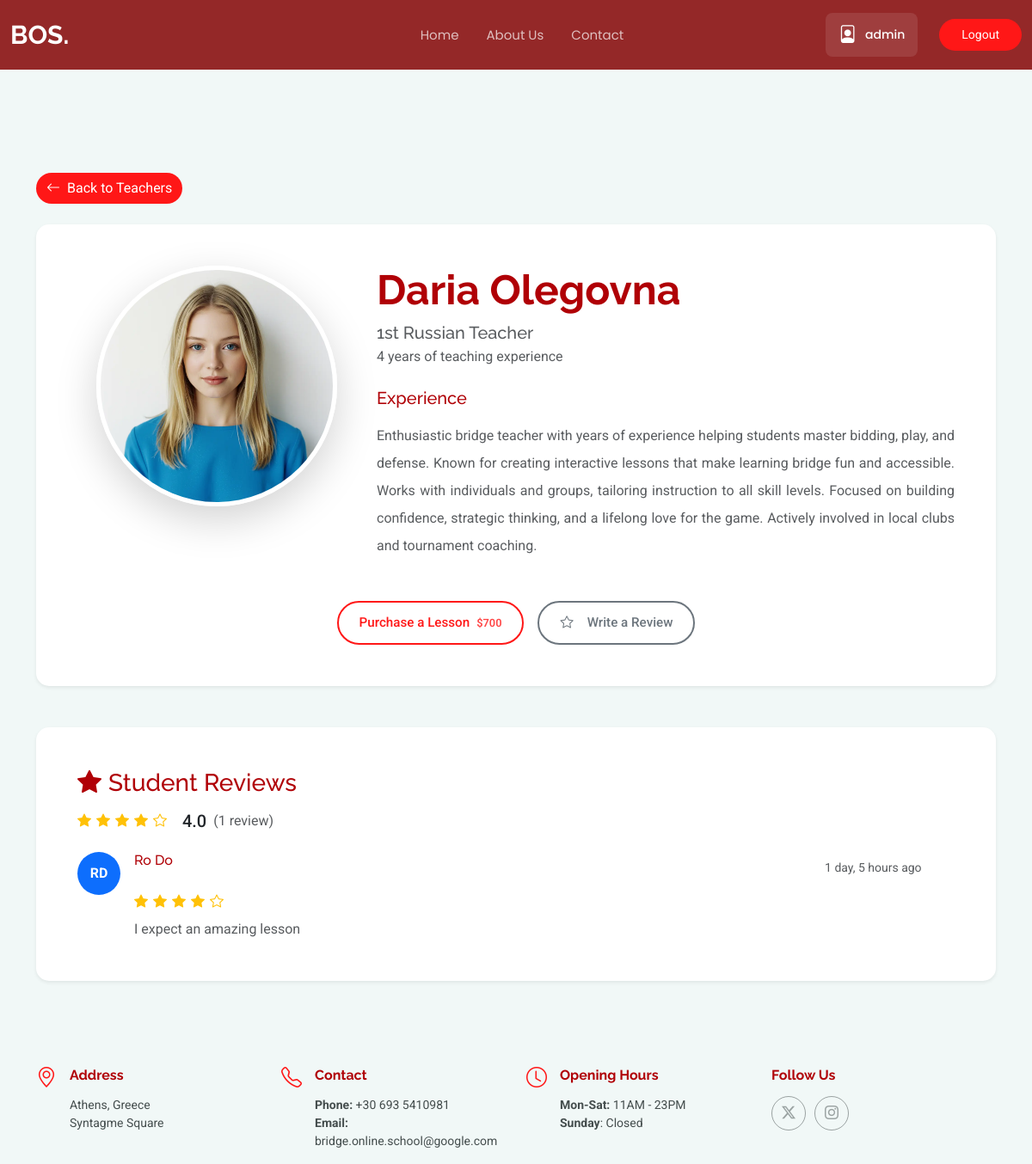
Page /teachers/3 (signed in) on the committed database.
### landing/models.py (models this page shows, shortened)
class Teacher(models.Model):
    user = models.OneToOneField(User, on_delete=models.CASCADE, related_name='teacher_profile', null=True, blank=True)
    first_name = models.CharField(max_length=50)
    last_name = models.CharField(max_length=50)
    title = models.CharField(max_length=50)
    experience = models.CharField(max_length=500)
    teaching_years = models.IntegerField(null=True, blank=True)
    avatar = models.ImageField(upload_to='teachers/avatars')
    lesson_price = models.DecimalField(max_digits=6, decimal_places=0)
    course_price = models.DecimalField(max_digits=7, decimal_places=0)
    is_active = models.BooleanField(default=False)

class Rating(models.Model):
    teacher = models.ForeignKey(Teacher, on_delete=models.CASCADE, related_name='ratings')
    user = models.ForeignKey(User, on_delete=models.CASCADE, related_name='ratings')
    rating = models.IntegerField(choices=[(i, i) for i in range(1, 6)])
    description = models.TextField(null=True, blank=True)
    created_at = models.DateTimeField(auto_now_add=True, null=True)
    class Meta:
        unique_together = ('teacher', 'user')  # Ensures one review per user per teacher

### landing/views.py (the view)
# urls.py: path("teachers/<int:pk>", views.teacher, name="teacher"),
def teacher(request, pk):
    teacher = get_object_or_404(Teacher, id=pk)
    if not teacher.is_active and not request.user.is_staff:
        raise Http404("Teacher not found")
    reviews = Rating.objects.filter(teacher=teacher).order_by('-created_at')
    avg_rating = 0
    if reviews.exists():
        avg_rating = sum(review.rating for review in reviews) / len(reviews)
    user_has_reviewed = False
    if request.user.is_authenticated:
        user_has_reviewed = Rating.objects.filter(teacher=teacher, user=request.user).exists()
    context = {
        'teacher': teacher,
        'reviews': reviews,
        'avg_rating': round(avg_rating, 1),
        'reviews_count': reviews.count(),
        'user_has_reviewed': user_has_reviewed,
    }
    return render(request, "landing/teacher.html", context)

### landing/templates/landing/teacher.html (shortened to what this page needs)
{% extends 'base.html' %}
{% load static %}
{% block content %}
  <section class="teacher-profile section light-background" style="padding-top: 120px;">
    <div class="container" data-aos="fade-up">
      <div class="row mb-4">
        <div class="col-12">
          <a href="{% url 'landing:home' %}#team" class="btn rounded-pill" style="background-color: var(--accent-color); color: var(--contrast-color); border: none;">
            <i class="bi bi-arrow-left me-2"></i>Back to Teachers
          </a>
        </div>
      </div>
      <div class="row mb-5">
        <div class="col-12">
          <div class="card shadow-sm border-0">
            <div class="card-body p-5">
              <div class="row align-items-start">
                <div class="col-lg-4 col-md-5 text-center mb-4 mb-md-0">
                  <div class="teacher-avatar" data-aos="zoom-in" data-aos-delay="100">
                    <img src="{{ teacher.avatar.url }}" alt="{{ teacher.first_name }} {{ teacher.last_name }}"
                         class="img-fluid rounded-circle shadow-lg" style="width: 280px; height: 280px; object-fit: cover;">
                  </div>
                </div>
                <div class="col-lg-8 col-md-7">
                  <div class="teacher-info" data-aos="fade-left" data-aos-delay="200">
                    <div class="teacher-header mb-4">
                      <h1 class="display-5 fw-bold mb-2" style="color: var(--heading-color);">
                        {{ teacher.first_name }} {{ teacher.last_name }}
                      </h1>
                      <div class="teaching-info">
                        <h5 class="text-muted mb-1">{{ teacher.title }}</h5>
                        {% if teacher.teaching_years %}
                          <p class="text-muted mb-0">{{ teacher.teaching_years }} years of teaching experience</p>
                        {% endif %}
                      </div>
                    </div>
                    <div class="experience-section mb-4">
                      <h5 class="mb-3" style="color: var(--heading-color);">Experience</h5>
                      <p class="text-muted lh-lg" style="text-align: justify;">
                        {{ teacher.experience }}
                      </p>
                    </div>
                  </div>
                </div>
              </div>
              <div class="row mt-4">
                <div class="col-12">
                  <div class="teacher-actions d-flex flex-wrap gap-3 justify-content-center" data-aos="fade-up" data-aos-delay="300">
                                <button class="btn btn-minimal add-to-cart-btn"
                    data-teacher-id="{{ teacher.id }}"
                    data-teacher-firstname="{{ teacher.first_name }}"
                    data-teacher-lastname="{{ teacher.last_name }}"
                    data-teacher-title="{{ teacher.title }}"
                    data-teacher-price="{{ teacher.lesson_price }}"
                    data-teacher-avatar="{{ teacher.avatar.url }}">
              Purchase a Lesson
              <small class="price-tag">${{ teacher.lesson_price }}</small>
            </button>
                    {% if user.is_authenticated and not user_has_reviewed %}
                    <button class="btn btn-minimal-grey" data-bs-toggle="modal" data-bs-target="#reviewModal">
                      <i class="bi bi-star me-2"></i>Write a Review
                    </button>
                    {% elif user.is_authenticated and user_has_reviewed %}
                    <button class="btn btn-minimal-grey" disabled>
                      <i class="bi bi-check-circle me-2"></i>Review Submitted
                    </button>
                    {% endif %}
                  </div>
                </div>
              </div>
            </div>
          </div>
        </div>
      </div>
      <div class="row">
        <div class="col-12">
          <div class="card shadow-sm border-0">
            <div class="card-body p-5">
              <div class="reviews-header mb-4" data-aos="fade-up">
                <h3 class="mb-3" style="color: var(--heading-color);">
                  <i class="bi bi-star-fill me-2"></i>Student Reviews
                </h3>
                <div class="d-flex align-items-center mb-3">
                  <div class="rating-stars me-3">
                    {% for i in "12345" %}
                      {% if avg_rating >= i|add:0 %}
                        <i class="bi bi-star-fill text-warning"></i>
                      {% elif avg_rating >= i|add:-0.5 %}
                        <i class="bi bi-star-half text-warning"></i>
                      {% else %}
                        <i class="bi bi-star text-warning"></i>
                      {% endif %}
                    {% endfor %}
                  </div>
                  <span class="h5 mb-0 me-2">{{ avg_rating|default:"0.0" }}</span>
                  <span class="text-muted">({{ reviews_count }} review{{ reviews_count|pluralize }})</span>
                </div>
              </div>
              <div class="reviews-list">
                {% if reviews %}
                  {% for review in reviews %}
                  <div class="review-item {% if not forloop.last %}border-bottom pb-4 mb-4{% endif %}" data-aos="fade-up" data-aos-delay="{{ forloop.counter0|add:1 }}00">
                    <div class="d-flex align-items-start">
                      <div class="review-avatar me-3">
                        <div class="rounded-circle bg-primary text-white d-flex align-items-center justify-content-center" style="width: 50px; height: 50px;">
                          <span class="fw-bold">{{ review.user.first_name.0|default:review.user.username.0|upper }}{{ review.user.last_name.0|default:""|upper }}</span>
                        </div>
                      </div>
                      <div class="review-content flex-grow-1">
                        <div class="d-flex justify-content-between align-items-start mb-2">
                          <h6 class="mb-0">{{ review.user.first_name|default:review.user.username }} {{ review.user.last_name|default:"" }}</h6>
                          <div class="review-actions">
                            {% if user.is_staff %}
                              <small class="text-muted">{{ review.created_at|timesince }} ago</small>
                            {% else %}
                              <small class="text-muted">{{ review.created_at|timesince }} ago</small>
                            {% endif %}
                          </div>
                        </div>
                        <div class="rating-stars mb-2">
                          {% for i in "12345" %}
                            {% if review.rating >= i|add:0 %}
                              <i class="bi bi-star-fill text-warning"></i>
                            {% else %}
                              <i class="bi bi-star text-warning"></i>
                            {% endif %}
                          {% endfor %}
                        </div>
                        <p class="text-muted mb-0">{{ review.description }}</p>
                      </div>
                    </div>
                  </div>
                  {% endfor %}
                {% else %}
                  <div class="text-center py-5">
                    <i class="bi bi-chat-square-text text-muted" style="font-size: 3rem;"></i>
                    <p class="text-muted mt-3">No reviews yet. Be the first to review {{ teacher.first_name }}!</p>
                  </div>
                {% endif %}
              </div>
            </div>
          </div>
        </div>
      </div>
    </div>
  </section>
{% endblock %}

### templates/navbar.html (shortened to what this page needs)
<header id="header" class="header d-flex align-items-center fixed-top margin-bottom-200">
    <div class="container-fluid position-relative d-flex align-items-center">
        <a href="{% url 'landing:home' %}" class="logo d-flex align-items-center">
        <h1 class="sitename">BOS.</h1>
        </a>
        <nav id="navmenu" class="navmenu position-absolute top-50 start-50 translate-middle">
            <ul>
                <li><a href="{% url 'landing:home' %}" class="{% if request.resolver_match.namespace == 'landing' and request.resolver_match.url_name == 'home' %}active{% endif %}">Home</a></li>
                <li><a href="{% url 'landing:about_us' %}" class="{% if request.resolver_match.namespace == 'landing' and request.resolver_match.url_name == 'about_us' %}active{% endif %}">About Us</a></li>
                <li><a href="{% url 'landing:contact' %}" class="{% if request.resolver_match.namespace == 'landing' and request.resolver_match.url_name == 'contact' %}active{% endif %}">Contact</a></li>
            </ul>
        </nav>
        <div class="desktop-user-section d-none d-lg-flex">
            {% if user.is_authenticated %}
                <a href="{% url 'authentication:profile' %}" class="user-section">
                    <i class="bi bi-file-person" id="profile-icon"></i>
                    <span>{{ user.username }}</span>
                </a>
                <a class="btn-getstarted rounded-pill" href="{% url 'authentication:logout' %}">Logout</a>
            {% else %}
                <a class="btn-getstarted rounded-pill" href="{% url 'authentication:login' %}">Sign-in / Sign-up</a>
            {% endif %}
        </div>
    </div>
</header>

### rows in the picture
Teacher: avatar (picture), first_name "Daria", last_name "Olegovna", title "1st Russian Teacher", teaching_years "4", experience "Enthusiastic bridge teacher with years of experience helping students master bidding, play, and defense. Known for creating interactive lessons that make learning bridge fun and accessible. Works with individuals and groups, tailoring instruction to all skill levels. Focused on building confidence, strategic thinking, and a lifelong love for the game. Actively involved in local clubs and tournament coaching.", lesson_price "700"
Rating: user.first_name.0 "R", user.last_name.0 "D", user.first_name "Ro", user.last_name "Do", created_at "1 day, 5 hours", rating 4 (drawn), description "I expect an amazing lesson"

### other values in the picture
{{ user.username }} "admin"
{{ avg_rating|default:"0.0" }} "4.0"
{{ reviews_count }} "1"
